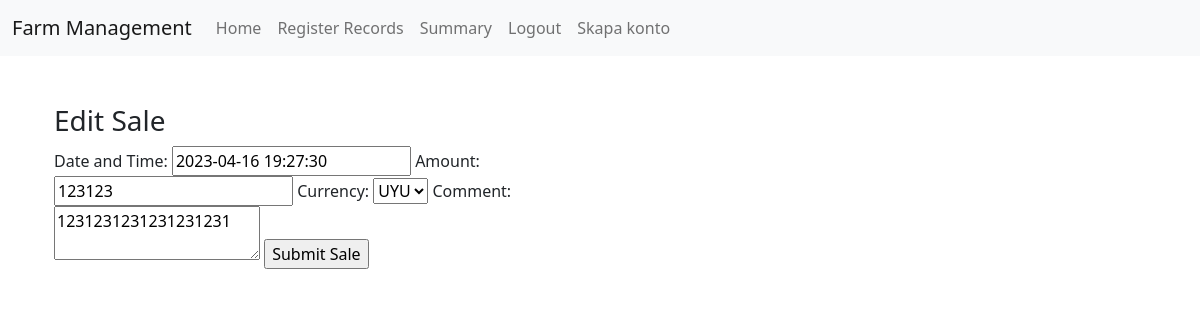
/edit_sale/1?next=summary&filter_by=both&date_range=month (signed in), run on the app's committed database.
### app.py (models this page shows)
class Transaction(db.Model):
    id = db.Column(db.Integer, primary_key=True)
    user_id = db.Column(db.Integer, db.ForeignKey('user.id'), nullable=False)
    date_time = db.Column(db.DateTime, nullable=False, default=datetime.utcnow)
    amount = db.Column(db.Float, nullable=False)
    currency = db.Column(db.String(3), nullable=False)
    comment = db.Column(db.String(200))
    transaction_type = db.Column(db.String(10), nullable=False)
    user = db.relationship("User", back_populates="transactions")

### app.py (the view, shortened to what this page needs)
@app.route('/edit_sale/<int:transaction_id>', methods=['GET', 'POST'])
@login_required
def edit_sale(transaction_id):
    sale = Transaction.query.get_or_404(transaction_id)
    if sale.user_id != current_user.id:
        abort(403)
    form = SalesForm(obj=sale)
    return render_template('edit_sale.html', form=form)

### app.py
class SalesForm(FlaskForm):
    date_time = DateTimeField('Date and Time', format='%Y-%m-%d %H:%M:%S', default=datetime.utcnow, validators=[DataRequired()])
    amount = IntegerField('Amount', validators=[DataRequired()])
    currency = SelectField('Currency', choices=[('UYU', 'UYU'), ('USD', 'USD')], default='UYU')
    comment = TextAreaField('Comment')
    submit = SubmitField('Submit Sale', name='submit_sale')

### app.py (called while the page is built)
@login_manager.user_loader
def load_user(user_id):
    return User.query.get(int(user_id))

### templates/edit_sale.html (shortened to what this page needs)
{% extends 'base.html' %}
{% block content %}
<div class="container">
    <div class="row">
        <div class="col-md-6">
            <h3>Edit Sale</h3>
            <form method="POST">
                {{ form.date_time.label }}: {{ form.date_time }}
                {{ form.amount.label }}: {{ form.amount }}
                {{ form.currency.label }}: {{ form.currency }}
                {{ form.comment.label }}: {{ form.comment }}
                {{ form.submit }}
            </form>
        </div>
    </div>
</div>
{% endblock %}

### data on the page
Transaction: date_time "2023-04-16 19:27:30", amount "123123", currency "UYU", comment "1231231231231231231"
